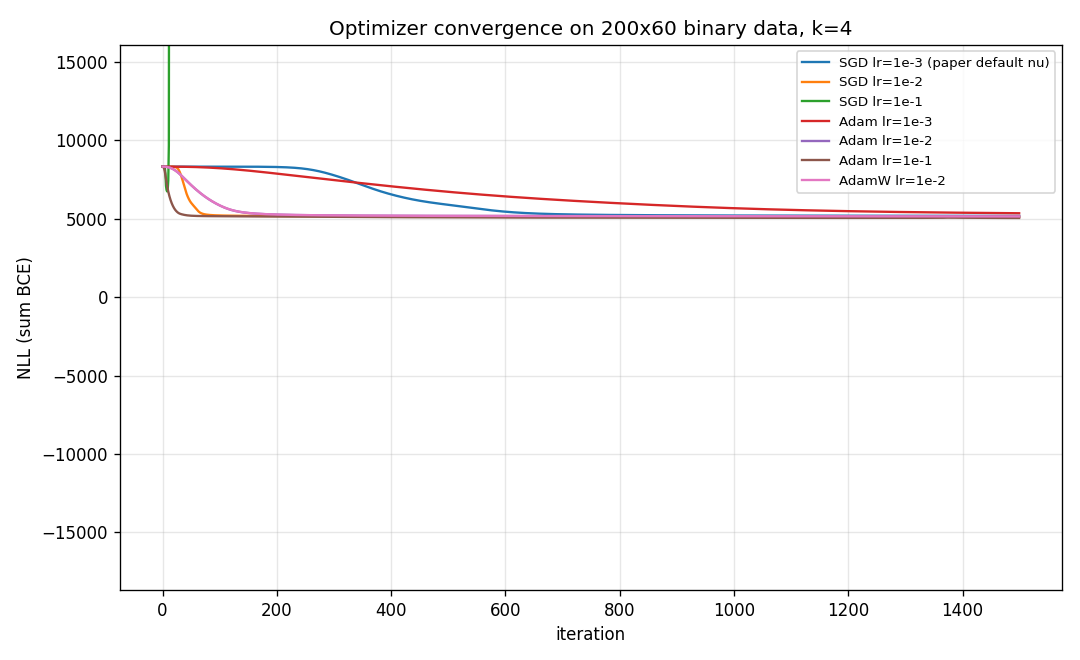

Python code for this plot:
"""Compare SGD vs Adam convergence on a synthetic SiGMoiD dataset.

Generates a low-rank-structured binary dataset (true latent dim k_true), then
fits Models with several optimizer/lr combinations across multiple seeds and
reports loss trajectories, final NLL, iterations-to-target, and wall time.

Run:
    uv run python examples/bench_optimizers.py
"""

from __future__ import annotations

import time
from dataclasses import dataclass

import numpy as np
import torch

from sigmoid import Model

# ---------------------------------------------------------------------- config

N_SAMPLES, N_FEATURES = 200, 60
K_TRUE = 4              # data-generating latent dim
K_FIT = 4               # latent dim used by the fitted Model
ITS = 1500
SEEDS = [0, 1, 2, 3, 4]
DEVICE_GPU = False      # benchmarking on CPU for reproducibility


@dataclass
class Run:
    name: str
    final_nll: float
    nll_at_quartiles: tuple[float, float, float]   # NLL at 25%, 50%, 75% of iters
    iters_to_99pct: int | None                     # iters to reach 99% of total reduction
    wall_s: float


def make_data(seed: int) -> np.ndarray:
    """Generate binary data with genuine low-rank structure."""
    rng = np.random.default_rng(seed)
    beta_t = rng.normal(0, 1.0, size=(N_SAMPLES, K_TRUE)).astype(np.float32)
    energy_t = rng.normal(0, 1.0, size=(K_TRUE, N_FEATURES)).astype(np.float32)
    z = beta_t @ energy_t                       # logits
    p = 1.0 / (1.0 + np.exp(z))                 # paper form: sigmoid(-z)
    return rng.binomial(1, p).astype(np.float32)


def train(data: np.ndarray, seed: int, opt_factory, name: str) -> Run:
    """Train one Model with the given optimizer factory; return summary stats."""
    model = Model(data, latent_dim=K_FIT)
    opt = opt_factory(model.parameters())

    # We need parity in *initialization* across optimizers, so seed and
    # reinit explicitly via fit(seed=...).
    t0 = time.perf_counter()
    model.fit(its=ITS, optimizer=opt, seed=seed, gpu=DEVICE_GPU, track_loss=True)
    wall = time.perf_counter() - t0

    history = model.loss_history
    nll0 = history[0]
    final = history[-1]
    total_drop = nll0 - final

    iters_to_99 = None
    if total_drop > 0:
        target = nll0 - 0.99 * total_drop
        for i, v in enumerate(history):
            if v <= target:
                iters_to_99 = i + 1
                break

    q1, q2, q3 = ITS // 4, ITS // 2, 3 * ITS // 4
    return Run(
        name=name,
        final_nll=final,
        nll_at_quartiles=(history[q1], history[q2], history[q3]),
        iters_to_99pct=iters_to_99,
        wall_s=wall,
    )


def summarize(runs: list[Run]) -> dict[str, float]:
    finals = np.array([r.final_nll for r in runs])
    walls = np.array([r.wall_s for r in runs])
    iters = [r.iters_to_99pct for r in runs if r.iters_to_99pct is not None]
    return {
        "final_nll_mean": float(finals.mean()),
        "final_nll_std": float(finals.std()),
        "wall_s_mean": float(walls.mean()),
        "iters_to_99_median": float(np.median(iters)) if iters else float("nan"),
    }


def main() -> None:
    torch.set_num_threads(1)  # reduce noise from BLAS thread scheduling

    optimizers = {
        "SGD lr=1e-3 (paper default nu)": lambda p: torch.optim.SGD(p, lr=1e-3),
        "SGD lr=1e-2":                    lambda p: torch.optim.SGD(p, lr=1e-2),
        "SGD lr=1e-1":                    lambda p: torch.optim.SGD(p, lr=1e-1),
        "Adam lr=1e-3":                   lambda p: torch.optim.Adam(p, lr=1e-3),
        "Adam lr=1e-2":                   lambda p: torch.optim.Adam(p, lr=1e-2),
        "Adam lr=1e-1":                   lambda p: torch.optim.Adam(p, lr=1e-1),
        "AdamW lr=1e-2":                  lambda p: torch.optim.AdamW(p, lr=1e-2),
    }

    results: dict[str, list[Run]] = {name: [] for name in optimizers}
    histories: dict[str, list[list[float]]] = {name: [] for name in optimizers}

    for seed in SEEDS:
        data = make_data(seed=seed + 100)  # data seed independent of init seed
        for name, factory in optimizers.items():
            run = train(data, seed=seed, opt_factory=factory, name=name)
            results[name].append(run)
            # Re-train once to capture full history for plotting (cheap enough)
            m = Model(data, latent_dim=K_FIT)
            opt = factory(m.parameters())
            m.fit(its=ITS, optimizer=opt, seed=seed, gpu=DEVICE_GPU, track_loss=True)
            histories[name].append(m.loss_history)

    # --- summary table ----------------------------------------------------
    print(f"\nDataset: ({N_SAMPLES}x{N_FEATURES}), k_true={K_TRUE}, k_fit={K_FIT}, "
          f"its={ITS}, seeds={len(SEEDS)}\n")
    header = f"{'optimizer':<32} {'final NLL':>14} {'iters_to_99%':>14} {'wall (s)':>10}"
    print(header)
    print("-" * len(header))
    for name, runs in results.items():
        s = summarize(runs)
        iters_med = s["iters_to_99_median"]
        iters_str = f"{iters_med:.0f}" if not np.isnan(iters_med) else "n/a"
        print(
            f"{name:<32} "
            f"{s['final_nll_mean']:>9.2f}+/-{s['final_nll_std']:<4.2f} "
            f"{iters_str:>14} "
            f"{s['wall_s_mean']:>10.3f}"
        )

    # --- save loss curves -------------------------------------------------
    try:
        import matplotlib

        matplotlib.use("Agg")
        import matplotlib.pyplot as plt

        fig, ax = plt.subplots(figsize=(9, 5.5))
        # Clip y so divergent runs don't squash the rest.
        all_finals = [h[-1] for hs in histories.values() for h in hs]
        ymax = float(np.percentile(all_finals, 75)) * 3
        for name, hs in histories.items():
            mean_curve = np.mean(hs, axis=0)
            ax.plot(mean_curve, label=name, linewidth=1.4)
        ax.set_ylim(top=ymax)
        ax.set_xlabel("iteration")
        ax.set_ylabel("NLL (sum BCE)")
        ax.set_title(f"Optimizer convergence on {N_SAMPLES}x{N_FEATURES} binary data, k={K_FIT}")
        ax.legend(loc="upper right", fontsize=8)
        ax.grid(alpha=0.3)
        out = "examples/bench_optimizers.png"
        fig.tight_layout()
        fig.savefig(out, dpi=120)
        print(f"\nLoss curves written to {out}")

        # log-scale view of the gap above the best final NLL
        best_final = min(min(h) for hs in histories.values() for h in hs)
        fig2, ax2 = plt.subplots(figsize=(9, 5.5))
        for name, hs in histories.items():
            mean_curve = np.mean(hs, axis=0)
            gap = mean_curve - best_final + 1e-3
            ax2.semilogy(gap, label=name, linewidth=1.4)
        ax2.set_xlabel("iteration")
        ax2.set_ylabel("NLL - best_final + 1e-3 (log)")
        ax2.set_title("Convergence gap above best run (log scale)")
        ax2.legend(loc="upper right", fontsize=8)
        ax2.grid(alpha=0.3, which="both")
        fig2.tight_layout()
        out2 = "examples/bench_optimizers_loggap.png"
        fig2.savefig(out2, dpi=120)
        print(f"Log-gap curves written to {out2}")
    except ImportError:
        print("\n(matplotlib not installed — skipping plots)")


if __name__ == "__main__":
    main()
